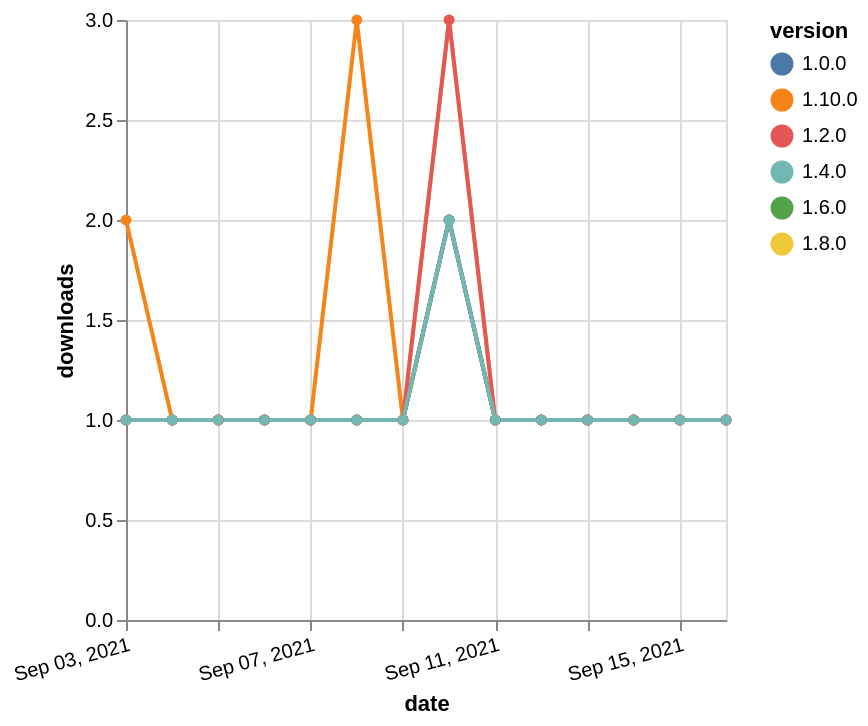

Vega-Lite specification stored for this chart:
### Vega-Lite specification from a JSON file in a GitHub repository (floating-point values rounded to 4 significant figures)
{"$schema": "https://vega.github.io/schema/vega-lite/v5.json", "description": "A simple bar chart with embedded data.", "data": {"values": [{"date": "2021-09-03", "total": 159, "delta": 1, "version": "1.6.0"}, {"date": "2021-09-04", "total": 160, "delta": 1, "version": "1.6.0"}, {"date": "2021-09-05", "total": 161, "delta": 1, "version": "1.6.0"}, {"date": "2021-09-06", "total": 162, "delta": 1, "version": "1.6.0"}, {"date": "2021-09-07", "total": 163, "delta": 1, "version": "1.6.0"}, {"date": "2021-09-08", "total": 164, "delta": 1, "version": "1.6.0"}, {"date": "2021-09-09", "total": 165, "delta": 1, "version": "1.6.0"}, {"date": "2021-09-10", "total": 167, "delta": 2, "version": "1.6.0"}, {"date": "2021-09-11", "total": 168, "delta": 1, "version": "1.6.0"}, {"date": "2021-09-12", "total": 169, "delta": 1, "version": "1.6.0"}, {"date": "2021-09-13", "total": 170, "delta": 1, "version": "1.6.0"}, {"date": "2021-09-14", "total": 171, "delta": 1, "version": "1.6.0"}, {"date": "2021-09-15", "total": 172, "delta": 1, "version": "1.6.0"}, {"date": "2021-09-16", "total": 173, "delta": 1, "version": "1.6.0"}, {"date": "2021-09-03", "total": 175, "delta": 1, "version": "1.8.0"}, {"date": "2021-09-04", "total": 176, "delta": 1, "version": "1.8.0"}, {"date": "2021-09-05", "total": 177, "delta": 1, "version": "1.8.0"}, {"date": "2021-09-06", "total": 178, "delta": 1, "version": "1.8.0"}, {"date": "2021-09-07", "total": 179, "delta": 1, "version": "1.8.0"}, {"date": "2021-09-08", "total": 180, "delta": 1, "version": "1.8.0"}, {"date": "2021-09-09", "total": 181, "delta": 1, "version": "1.8.0"}, {"date": "2021-09-10", "total": 184, "delta": 3, "version": "1.8.0"}, {"date": "2021-09-11", "total": 185, "delta": 1, "version": "1.8.0"}, {"date": "2021-09-12", "total": 186, "delta": 1, "version": "1.8.0"}, {"date": "2021-09-13", "total": 187, "delta": 1, "version": "1.8.0"}, {"date": "2021-09-14", "total": 188, "delta": 1, "version": "1.8.0"}, {"date": "2021-09-15", "total": 189, "delta": 1, "version": "1.8.0"}, {"date": "2021-09-16", "total": 190, "delta": 1, "version": "1.8.0"}, {"date": "2021-09-03", "total": 117, "delta": 2, "version": "1.10.0"}, {"date": "2021-09-04", "total": 118, "delta": 1, "version": "1.10.0"}, {"date": "2021-09-05", "total": 119, "delta": 1, "version": "1.10.0"}, {"date": "2021-09-06", "total": 120, "delta": 1, "version": "1.10.0"}, {"date": "2021-09-07", "total": 121, "delta": 1, "version": "1.10.0"}, {"date": "2021-09-08", "total": 124, "delta": 3, "version": "1.10.0"}, {"date": "2021-09-09", "total": 125, "delta": 1, "version": "1.10.0"}, {"date": "2021-09-10", "total": 127, "delta": 2, "version": "1.10.0"}, {"date": "2021-09-11", "total": 128, "delta": 1, "version": "1.10.0"}, {"date": "2021-09-12", "total": 129, "delta": 1, "version": "1.10.0"}, {"date": "2021-09-13", "total": 130, "delta": 1, "version": "1.10.0"}, {"date": "2021-09-14", "total": 131, "delta": 1, "version": "1.10.0"}, {"date": "2021-09-15", "total": 132, "delta": 1, "version": "1.10.0"}, {"date": "2021-09-16", "total": 133, "delta": 1, "version": "1.10.0"}, {"date": "2021-09-03", "total": 229, "delta": 1, "version": "1.0.0"}, {"date": "2021-09-04", "total": 230, "delta": 1, "version": "1.0.0"}, {"date": "2021-09-05", "total": 231, "delta": 1, "version": "1.0.0"}, {"date": "2021-09-06", "total": 232, "delta": 1, "version": "1.0.0"}, {"date": "2021-09-07", "total": 233, "delta": 1, "version": "1.0.0"}, {"date": "2021-09-08", "total": 234, "delta": 1, "version": "1.0.0"}, {"date": "2021-09-09", "total": 235, "delta": 1, "version": "1.0.0"}, {"date": "2021-09-10", "total": 237, "delta": 2, "version": "1.0.0"}, {"date": "2021-09-11", "total": 238, "delta": 1, "version": "1.0.0"}, {"date": "2021-09-12", "total": 239, "delta": 1, "version": "1.0.0"}, {"date": "2021-09-13", "total": 240, "delta": 1, "version": "1.0.0"}, {"date": "2021-09-14", "total": 241, "delta": 1, "version": "1.0.0"}, {"date": "2021-09-15", "total": 242, "delta": 1, "version": "1.0.0"}, {"date": "2021-09-16", "total": 243, "delta": 1, "version": "1.0.0"}, {"date": "2021-09-03", "total": 318, "delta": 1, "version": "1.2.0"}, {"date": "2021-09-04", "total": 319, "delta": 1, "version": "1.2.0"}, {"date": "2021-09-05", "total": 320, "delta": 1, "version": "1.2.0"}, {"date": "2021-09-06", "total": 321, "delta": 1, "version": "1.2.0"}, {"date": "2021-09-07", "total": 322, "delta": 1, "version": "1.2.0"}, {"date": "2021-09-08", "total": 323, "delta": 1, "version": "1.2.0"}, {"date": "2021-09-09", "total": 324, "delta": 1, "version": "1.2.0"}, {"date": "2021-09-10", "total": 327, "delta": 3, "version": "1.2.0"}, {"date": "2021-09-11", "total": 328, "delta": 1, "version": "1.2.0"}, {"date": "2021-09-12", "total": 329, "delta": 1, "version": "1.2.0"}, {"date": "2021-09-13", "total": 330, "delta": 1, "version": "1.2.0"}, {"date": "2021-09-14", "total": 331, "delta": 1, "version": "1.2.0"}, {"date": "2021-09-15", "total": 332, "delta": 1, "version": "1.2.0"}, {"date": "2021-09-16", "total": 333, "delta": 1, "version": "1.2.0"}, {"date": "2021-09-03", "total": 175, "delta": 1, "version": "1.4.0"}, {"date": "2021-09-04", "total": 176, "delta": 1, "version": "1.4.0"}, {"date": "2021-09-05", "total": 177, "delta": 1, "version": "1.4.0"}, {"date": "2021-09-06", "total": 178, "delta": 1, "version": "1.4.0"}, {"date": "2021-09-07", "total": 179, "delta": 1, "version": "1.4.0"}, {"date": "2021-09-08", "total": 180, "delta": 1, "version": "1.4.0"}, {"date": "2021-09-09", "total": 181, "delta": 1, "version": "1.4.0"}, {"date": "2021-09-10", "total": 183, "delta": 2, "version": "1.4.0"}, {"date": "2021-09-11", "total": 184, "delta": 1, "version": "1.4.0"}, {"date": "2021-09-12", "total": 185, "delta": 1, "version": "1.4.0"}, {"date": "2021-09-13", "total": 186, "delta": 1, "version": "1.4.0"}, {"date": "2021-09-14", "total": 187, "delta": 1, "version": "1.4.0"}, {"date": "2021-09-15", "total": 188, "delta": 1, "version": "1.4.0"}, {"date": "2021-09-16", "total": 189, "delta": 1, "version": "1.4.0"}]}, "width": "container", "mark": {"type": "line", "point": {"filled": true}}, "encoding": {"x": {"field": "date", "type": "temporal", "timeUnit": "yearmonthdate", "title": "date", "axis": {"labelAngle": -15}}, "y": {"field": "delta", "type": "quantitative", "title": "downloads"}, "color": {"field": "version", "type": "nominal"}, "tooltip": {"field": "delta"}}}
